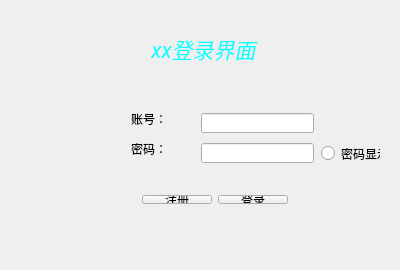
<?xml version="1.0" encoding="UTF-8"?>
<ui version="4.0">
 <class>Widget</class>
 <widget class="QWidget" name="Widget">
  <property name="windowModality">
   <enum>Qt::WindowModal</enum>
  </property>
  <property name="enabled">
   <bool>true</bool>
  </property>
  <property name="geometry">
   <rect>
    <x>0</x>
    <y>0</y>
    <width>400</width>
    <height>270</height>
   </rect>
  </property>
  <property name="sizePolicy">
   <sizepolicy hsizetype="Expanding" vsizetype="Expanding">
    <horstretch>0</horstretch>
    <verstretch>0</verstretch>
   </sizepolicy>
  </property>
  <property name="minimumSize">
   <size>
    <width>400</width>
    <height>270</height>
   </size>
  </property>
  <property name="maximumSize">
   <size>
    <width>400</width>
    <height>270</height>
   </size>
  </property>
  <property name="sizeIncrement">
   <size>
    <width>400</width>
    <height>500</height>
   </size>
  </property>
  <property name="windowTitle">
   <string>登录</string>
  </property>
  <widget class="QWidget" name="layoutWidget">
   <property name="geometry">
    <rect>
     <x>10</x>
     <y>0</y>
     <width>381</width>
     <height>261</height>
    </rect>
   </property>
   <layout class="QVBoxLayout" name="verticalLayout">
    <property name="sizeConstraint">
     <enum>QLayout::SetDefaultConstraint</enum>
    </property>
    <item>
     <layout class="QHBoxLayout" name="horizontalLayout"/>
    </item>
    <item>
     <widget class="QWidget" name="widget2" native="true">
      <property name="sizePolicy">
       <sizepolicy hsizetype="Expanding" vsizetype="Expanding">
        <horstretch>0</horstretch>
        <verstretch>0</verstretch>
       </sizepolicy>
      </property>
      <property name="layoutDirection">
       <enum>Qt::LeftToRight</enum>
      </property>
      <property name="autoFillBackground">
       <bool>true</bool>
      </property>
      <layout class="QFormLayout" name="formLayout">
       <item row="0" column="1">
        <widget class="QLabel" name="label">
         <property name="sizePolicy">
          <sizepolicy hsizetype="Expanding" vsizetype="Expanding">
           <horstretch>0</horstretch>
           <verstretch>0</verstretch>
          </sizepolicy>
         </property>
         <property name="sizeIncrement">
          <size>
           <width>200</width>
           <height>200</height>
          </size>
         </property>
         <property name="baseSize">
          <size>
           <width>200</width>
           <height>200</height>
          </size>
         </property>
         <property name="palette">
          <palette>
           <active>
            <colorrole role="WindowText">
             <brush brushstyle="SolidPattern">
              <color alpha="255">
               <red>170</red>
               <green>0</green>
               <blue>0</blue>
              </color>
             </brush>
            </colorrole>
           </active>
           <inactive>
            <colorrole role="WindowText">
             <brush brushstyle="SolidPattern">
              <color alpha="255">
               <red>170</red>
               <green>0</green>
               <blue>0</blue>
              </color>
             </brush>
            </colorrole>
           </inactive>
           <disabled>
            <colorrole role="WindowText">
             <brush brushstyle="SolidPattern">
              <color alpha="255">
               <red>120</red>
               <green>120</green>
               <blue>120</blue>
              </color>
             </brush>
            </colorrole>
           </disabled>
          </palette>
         </property>
         <property name="font">
          <font>
           <family>Arial Rounded MT Bold</family>
           <pointsize>14</pointsize>
           <weight>50</weight>
           <italic>true</italic>
           <bold>false</bold>
          </font>
         </property>
         <property name="layoutDirection">
          <enum>Qt::LeftToRight</enum>
         </property>
         <property name="autoFillBackground">
          <bool>false</bool>
         </property>
         <property name="frameShape">
          <enum>QFrame::NoFrame</enum>
         </property>
         <property name="frameShadow">
          <enum>QFrame::Plain</enum>
         </property>
         <property name="text">
          <string>&lt;html&gt;&lt;head/&gt;&lt;body&gt;&lt;p align=&quot;center&quot;&gt;&lt;span style=&quot; font-size:16pt; color:#00ffff;&quot;&gt;xx登录界面&lt;/span&gt;&lt;/p&gt;&lt;/body&gt;&lt;/html&gt;</string>
         </property>
         <property name="textFormat">
          <enum>Qt::AutoText</enum>
         </property>
         <property name="alignment">
          <set>Qt::AlignCenter</set>
         </property>
        </widget>
       </item>
      </layout>
     </widget>
    </item>
    <item>
     <widget class="QWidget" name="widget" native="true">
      <property name="sizePolicy">
       <sizepolicy hsizetype="Expanding" vsizetype="Expanding">
        <horstretch>0</horstretch>
        <verstretch>0</verstretch>
       </sizepolicy>
      </property>
      <widget class="QLabel" name="label_2">
       <property name="geometry">
        <rect>
         <x>110</x>
         <y>10</y>
         <width>51</width>
         <height>31</height>
        </rect>
       </property>
       <property name="sizePolicy">
        <sizepolicy hsizetype="Expanding" vsizetype="Fixed">
         <horstretch>0</horstretch>
         <verstretch>0</verstretch>
        </sizepolicy>
       </property>
       <property name="text">
        <string>账号：</string>
       </property>
      </widget>
      <widget class="QLabel" name="label_3">
       <property name="geometry">
        <rect>
         <x>110</x>
         <y>40</y>
         <width>51</width>
         <height>31</height>
        </rect>
       </property>
       <property name="sizePolicy">
        <sizepolicy hsizetype="Expanding" vsizetype="Fixed">
         <horstretch>0</horstretch>
         <verstretch>0</verstretch>
        </sizepolicy>
       </property>
       <property name="text">
        <string>密码：</string>
       </property>
      </widget>
      <widget class="QLineEdit" name="lineEdit_name">
       <property name="geometry">
        <rect>
         <x>180</x>
         <y>20</y>
         <width>113</width>
         <height>20</height>
        </rect>
       </property>
       <property name="sizePolicy">
        <sizepolicy hsizetype="Expanding" vsizetype="Fixed">
         <horstretch>0</horstretch>
         <verstretch>0</verstretch>
        </sizepolicy>
       </property>
      </widget>
      <widget class="QLineEdit" name="lineEdit_pswd">
       <property name="geometry">
        <rect>
         <x>180</x>
         <y>50</y>
         <width>113</width>
         <height>20</height>
        </rect>
       </property>
       <property name="contextMenuPolicy">
        <enum>Qt::DefaultContextMenu</enum>
       </property>
       <property name="echoMode">
        <enum>QLineEdit::Password</enum>
       </property>
      </widget>
      <widget class="QRadioButton" name="radioButton">
       <property name="geometry">
        <rect>
         <x>300</x>
         <y>50</y>
         <width>71</width>
         <height>21</height>
        </rect>
       </property>
       <property name="text">
        <string>密码显示</string>
       </property>
       <property name="checkable">
        <bool>true</bool>
       </property>
       <property name="checked">
        <bool>false</bool>
       </property>
      </widget>
     </widget>
    </item>
    <item>
     <widget class="QWidget" name="widget_2" native="true">
      <property name="sizePolicy">
       <sizepolicy hsizetype="Expanding" vsizetype="Expanding">
        <horstretch>0</horstretch>
        <verstretch>0</verstretch>
       </sizepolicy>
      </property>
      <widget class="QWidget" name="horizontalLayoutWidget">
       <property name="geometry">
        <rect>
         <x>110</x>
         <y>10</y>
         <width>168</width>
         <height>31</height>
        </rect>
       </property>
       <layout class="QHBoxLayout" name="horizontalLayout_2">
        <item>
         <widget class="QPushButton" name="button_signup">
          <property name="sizePolicy">
           <sizepolicy hsizetype="Expanding" vsizetype="Expanding">
            <horstretch>0</horstretch>
            <verstretch>0</verstretch>
           </sizepolicy>
          </property>
          <property name="text">
           <string>注册</string>
          </property>
         </widget>
        </item>
        <item>
         <widget class="QPushButton" name="button_signin">
          <property name="sizePolicy">
           <sizepolicy hsizetype="Expanding" vsizetype="Expanding">
            <horstretch>0</horstretch>
            <verstretch>0</verstretch>
           </sizepolicy>
          </property>
          <property name="text">
           <string>登录</string>
          </property>
         </widget>
        </item>
       </layout>
      </widget>
     </widget>
    </item>
   </layout>
  </widget>
 </widget>
 <layoutdefault spacing="6" margin="11"/>
 <resources/>
 <connections/>
</ui>
